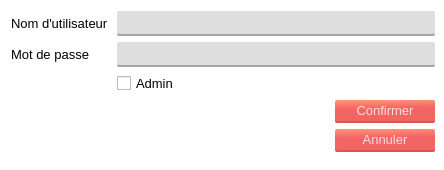
<?xml version="1.0" encoding="UTF-8"?>
<ui version="4.0">
 <class>Dialog</class>
 <widget class="QDialog" name="Dialog">
  <property name="windowModality">
   <enum>Qt::ApplicationModal</enum>
  </property>
  <property name="geometry">
   <rect>
    <x>0</x>
    <y>0</y>
    <width>444</width>
    <height>170</height>
   </rect>
  </property>
  <property name="windowTitle">
   <string>Ajouter un utilisateur</string>
  </property>
  <property name="windowIcon">
   <iconset>
    <normaloff>icon.png</normaloff>icon.png</iconset>
  </property>
  <property name="styleSheet">
   <string notr="true">*{
	font: 10pt;
}
#Dialog{
	
	background-color: rgb(255, 255, 255);
	font: 10pt;
}

.QPushButton{
	border-radius: 2;
	background-color: qlineargradient(spread:pad, x1:0.548, y1:1, x2:0.469455, y2:0, stop:0.627119 rgba(242, 101, 101, 255), stop:1 rgba(255, 146, 117, 255));
	border-bottom: 2px solid;
	border-bottom-color:rgb(221, 83, 83);
	padding: 3px 16px;
	color:rgb(255, 221, 221);	
	font: 10pt;
}
.QPushButton:pressed{
	background-color: rgb(220, 91, 91);
	border-bottom-color: rgb(194, 73, 73);
}

.QLineEdit, .QTextEdit{
	border-radius: 2;
	border-bottom: 2px solid rgb(166, 166, 166);
	font: 10pt;
	padding: 3px 6px;
	
	background-color:rgb(222, 222, 222);
}

.QComboBox{
	border-radius: 2;
	background-color:rgb(222, 222, 222);
	border: none;
	padding: 3px 6px;
	border-bottom: 2px solid rgb(166, 166, 166);
}
.QComboBox::drop-down{
	 subcontrol-origin: padding;
    subcontrol-position: top right;
	
	border-left-width: 1px;
    border-left-color: darkgray;
    border-left-style: solid;
}
QComboBox:!editable:on, QComboBox::drop-down:editable:on {
    background: qlineargradient(x1: 0, y1: 0, x2: 0, y2: 1,
                                stop: 0 #D3D3D3, stop: 0.4 #D8D8D8,
                                stop: 0.5 #DDDDDD, stop: 1.0 #E1E1E1);
}</string>
  </property>
  <property name="modal">
   <bool>true</bool>
  </property>
  <layout class="QGridLayout" name="gridLayout">
   <property name="rightMargin">
    <number>9</number>
   </property>
   <property name="spacing">
    <number>6</number>
   </property>
   <item row="3" column="0">
    <spacer name="verticalSpacer">
     <property name="orientation">
      <enum>Qt::Vertical</enum>
     </property>
     <property name="sizeHint" stdset="0">
      <size>
       <width>20</width>
       <height>40</height>
      </size>
     </property>
    </spacer>
   </item>
   <item row="1" column="1">
    <widget class="QPushButton" name="confirmer_button">
     <property name="maximumSize">
      <size>
       <width>100</width>
       <height>16777215</height>
      </size>
     </property>
     <property name="text">
      <string>Confirmer</string>
     </property>
    </widget>
   </item>
   <item row="0" column="0" colspan="2">
    <layout class="QFormLayout" name="formLayout">
     <property name="horizontalSpacing">
      <number>6</number>
     </property>
     <property name="verticalSpacing">
      <number>6</number>
     </property>
     <item row="0" column="0">
      <widget class="QLabel" name="label">
       <property name="minimumSize">
        <size>
         <width>100</width>
         <height>0</height>
        </size>
       </property>
       <property name="text">
        <string>Nom d'utilisateur</string>
       </property>
       <property name="textInteractionFlags">
        <set>Qt::LinksAccessibleByKeyboard|Qt::LinksAccessibleByMouse</set>
       </property>
      </widget>
     </item>
     <item row="0" column="1">
      <widget class="QLineEdit" name="login">
       <property name="enabled">
        <bool>true</bool>
       </property>
       <property name="whatsThis">
        <string>Matricule</string>
       </property>
       <property name="frame">
        <bool>true</bool>
       </property>
       <property name="dragEnabled">
        <bool>false</bool>
       </property>
       <property name="clearButtonEnabled">
        <bool>true</bool>
       </property>
      </widget>
     </item>
     <item row="1" column="0">
      <widget class="QLabel" name="label_2">
       <property name="minimumSize">
        <size>
         <width>100</width>
         <height>0</height>
        </size>
       </property>
       <property name="text">
        <string>Mot de passe</string>
       </property>
       <property name="textInteractionFlags">
        <set>Qt::LinksAccessibleByKeyboard|Qt::LinksAccessibleByMouse</set>
       </property>
      </widget>
     </item>
     <item row="1" column="1">
      <widget class="QLineEdit" name="mdp">
       <property name="enabled">
        <bool>true</bool>
       </property>
       <property name="whatsThis">
        <string>Matricule</string>
       </property>
       <property name="frame">
        <bool>true</bool>
       </property>
       <property name="dragEnabled">
        <bool>false</bool>
       </property>
       <property name="clearButtonEnabled">
        <bool>true</bool>
       </property>
      </widget>
     </item>
     <item row="2" column="1">
      <widget class="QCheckBox" name="admin_check">
       <property name="text">
        <string>Admin</string>
       </property>
      </widget>
     </item>
    </layout>
   </item>
   <item row="2" column="1">
    <widget class="QPushButton" name="pushButton_2">
     <property name="maximumSize">
      <size>
       <width>100</width>
       <height>16777215</height>
      </size>
     </property>
     <property name="text">
      <string>Annuler</string>
     </property>
    </widget>
   </item>
  </layout>
 </widget>
 <resources/>
 <connections>
  <connection>
   <sender>pushButton_2</sender>
   <signal>clicked()</signal>
   <receiver>Dialog</receiver>
   <slot>close()</slot>
   <hints>
    <hint type="sourcelabel">
     <x>303</x>
     <y>227</y>
    </hint>
    <hint type="destinationlabel">
     <x>85</x>
     <y>219</y>
    </hint>
   </hints>
  </connection>
 </connections>
</ui>
